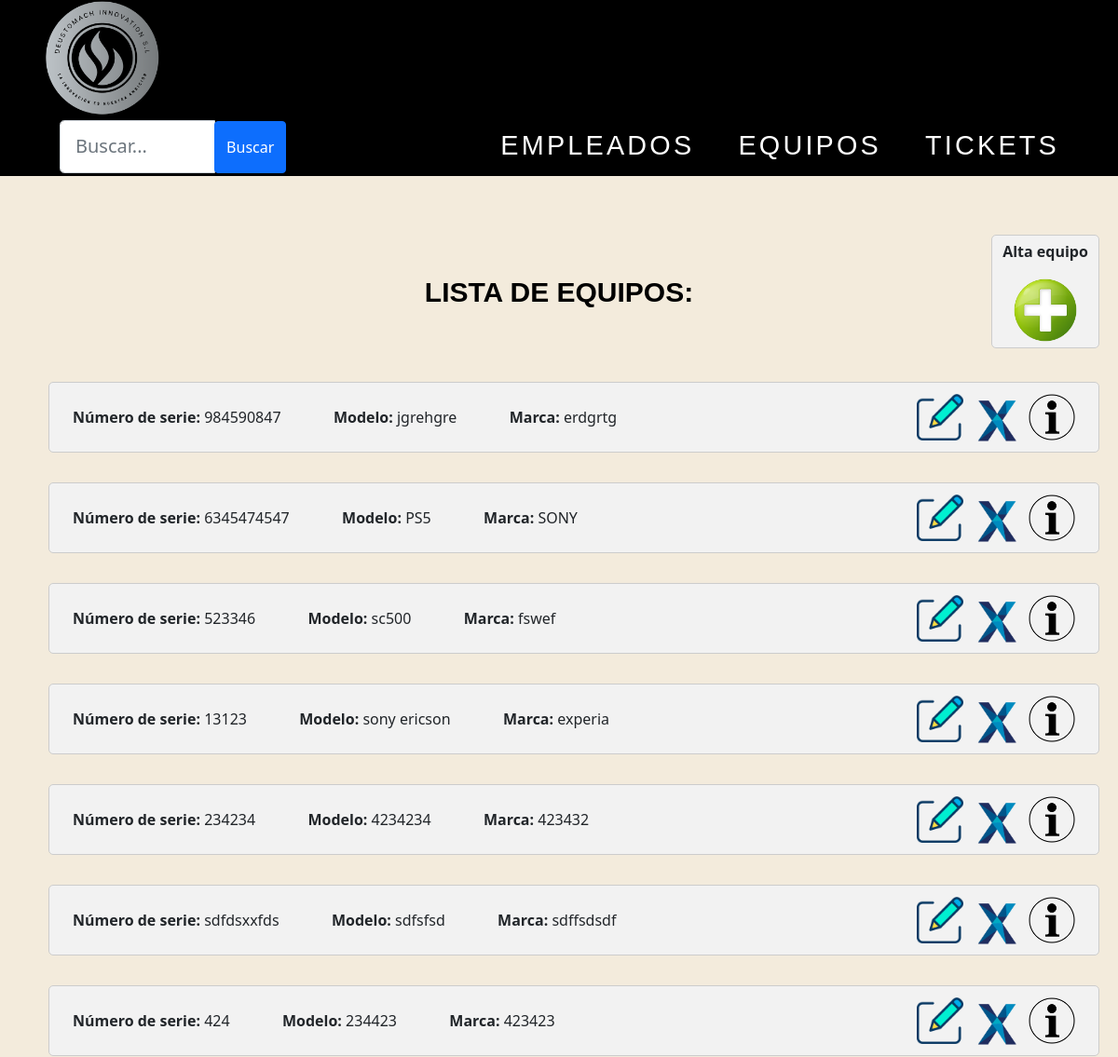
/AppWeb/listadoEquipos/ (upper part), run on an earlier commit of the app's database.
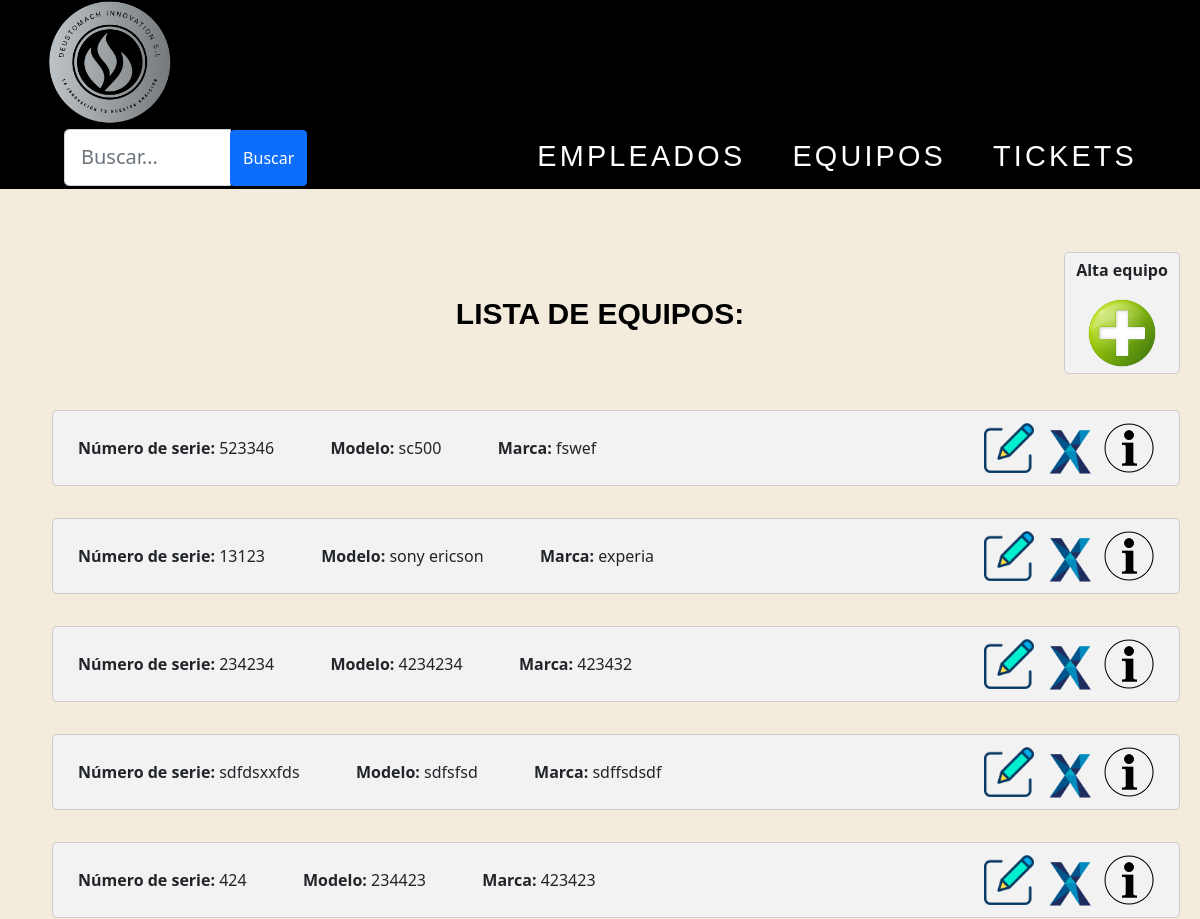
And on a later commit of the database.
### AppWeb/models.py (models this page shows, shortened)
class Equipo(models.Model):
    nserie = models.CharField(max_length=20, unique=True)
    modelo = models.CharField(max_length=50)
    marca = models.CharField(max_length=30)
    tipo = models.CharField(max_length=20)
    fechaAdquisicion = models.DateField(null=True, blank=True)
    fechaPuestaMarcha = models.DateField(null=True, blank=True)
    provNombre = models.CharField(max_length=30)
    provTelefono = models.IntegerField(default=0)
    planta = models.CharField(max_length=15)

### AppWeb/views.py (the view)
# urls.py: path('AppWeb/listadoEquipos/', views.ListaEquipo.as_view(), name='listado-equipo'),
class ListaEquipo(ListView):
    model = Equipo
    template_name = 'listadoEquipos.html'
    context_object_name = 'equipos'
    def get_queryset(self):
        queryset = super().get_queryset()
        busqueda = self.request.GET.get("buscar")
        if busqueda:
            queryset = queryset.filter(
                Q(nserie__icontains=busqueda) |
                Q(modelo__icontains=busqueda) |
                Q(marca__icontains=busqueda)
            ).distinct()
        return queryset

### AppWeb/Templates/listadoEquipos.html (shortened to what this page needs)
{% extends "homeEquipos.html" %}
{% load static %}
{% block contenido %}
<div class="contenido">
    <div id="totalalta">
        <div id="titulos">
            <h1>LISTA DE EQUIPOS:</h1>
        </div>
        <div id="mas">
            <p><b>Alta equipo</b></p>
            <a href="{% url 'gestion:crear-equipo' %}"><img class="centrado" src="{% static 'images/añadirusr.png' %}"
                    width="70px" title="Crear un empleado nuevo"></a>
        </div>
        {% if object_list %}
        {% for eq in object_list %}
        <ul>
            <div class="objetos">
                <span><b>Número de serie: </b>{{eq.nserie}}</span> &emsp;&emsp;&emsp;
                <b>Modelo: </b>{{eq.modelo}}</span> &emsp;&emsp;&emsp;
                <b>Marca: </b>{{eq.marca}}</span>
                <a id="objetos1" href="{% url 'gestion:detalle-equipo' eq.id %}"><img
                        src="{% static 'images/info.png' %}" title="Pulsa para ver los detalles del equipo"
                        width="50px"></a>
                <a id="objetos1" href="{% url 'gestion:borrar-equipo' eq.id %}"><img
                        src="{% static 'images/delete.png' %}" title="Haz clic para eliminar el equipo"
                        width="50px"></a>
                <a id="objetos1" href="{% url 'gestion:modificar-equipo' eq.id %}"><img
                        src="{% static 'images/editar.png' %}" title="Haz clic para editar este equipo"
                        width="50px"></a>
            </div>
        </ul>
        {% endfor %}
        {% else %}
        <h1>No hay equipos disponibles</h1>
        {% endif %}
    </div>
    {% endblock %}

What changed in the data, as far as the page shows it:
removed Equipo: nserie "984590847", modelo "jgrehgre", marca "erdgrtg"
removed Equipo: nserie "6345474547", modelo "PS5", marca "SONY"
